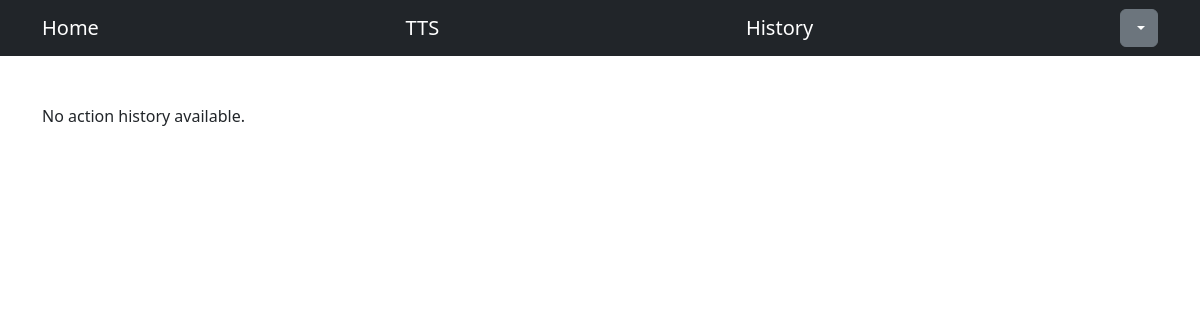
Before: /tts/history (signed in) with the older database file.
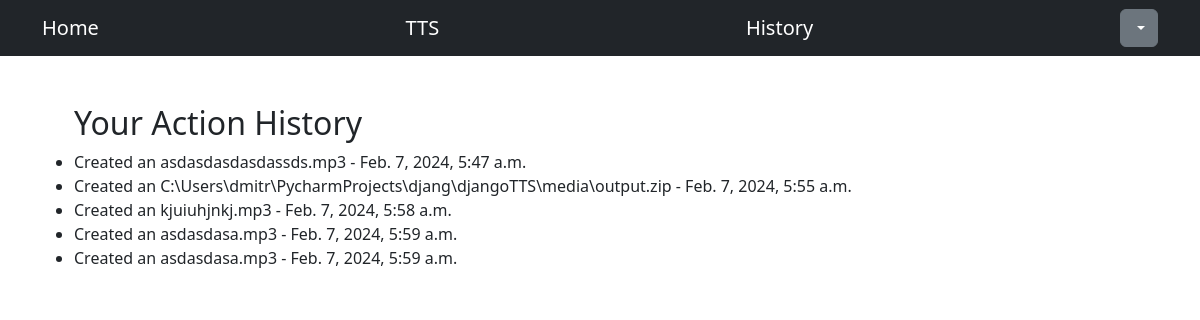
After: the same page with the newer database file.
### tts/models.py (models this page shows)
class UserAction(models.Model):
    user = models.ForeignKey(settings.AUTH_USER_MODEL, on_delete=models.CASCADE)
    action = models.CharField(max_length=124, null=True, blank=True)
    timestamp = models.DateTimeField(auto_now_add=True)

### tts/views.py (the view)
# urls.py: path('history', views.UsersHistoryView.as_view(), name='history')
class UsersHistoryView(View):
    template_name = 'tts/history.html'
    def get(self, request, *args, **kwargs):
        user_actions = UserAction.objects.filter(user=request.user)
        return render(request, self.template_name, {'user_actions': user_actions})

### tts/templates/tts/history.html
{% extends 'users/base.html' %}
{% load static %}
{% block content %}
  <div class="container mt-5">
    {% if user_actions %}
      <ul>
        <h2>Your Action History</h2>
        {% for action in user_actions %}
          <li>{{ action.action }} - {{ action.timestamp }}</li>
        {% endfor %}
      </ul>
    {% else %}
      <p>No action history available.</p>
    {% endif %}
  </div>
{% endblock %}

### users/templates/users/base.html (shortened to what this page needs)
{% load static %}
{% load bootstrap5 %}
<!DOCTYPE html>
<html lang="en">
<head>
    {% bootstrap_css %}
</head>
<body>
    <nav class="navbar navbar-expand-lg navbar-dark bg-dark">
        <div class="container">
            <a class="navbar-brand" href="{% url 'home' %}">Home</a>
            <a class="navbar-brand" href="{% url 'convert_text_to_speech' %}">TTS</a>
            <a class="navbar-brand" href="{% url 'history' %}">History</a>
            <div class="ml-auto">
                <div class="btn-group">
                    {% if user.is_authenticated %}
                        <button type="button" class="btn btn-secondary dropdown-toggle" data-bs-toggle="dropdown" aria-expanded="false">
                        </button>
                    {% else %}
                        <a class="btn btn-secondary" href="{% url 'login' %}">Login</a>
                    {% endif %}
                </div>
            </div>
        </div>
    </nav>
    {% block content %}{% endblock %}
</body>
</html>

Changed rows visible on the page:
added UserAction: action "Created an asdasdasdasdassds.mp3", timestamp "Feb. 7, 2024, 5:47 a.m."
added UserAction: action "Created an C:\\Users\\dmitr\\PycharmProjects\\djang\\djangoTTS\\media\\output.zip", timestamp "Feb. 7, 2024, 5:55 a.m."
added UserAction: action "Created an kjuiuhjnkj.mp3", timestamp "Feb. 7, 2024, 5:58 a.m."
added UserAction: action "Created an asdasdasa.mp3", timestamp "Feb. 7, 2024, 5:59 a.m."
added UserAction: action "Created an asdasdasa.mp3", timestamp "Feb. 7, 2024, 5:59 a.m."
Other visible differences:
text no longer shown: "No action history available."
text now shown: "Your Action History"
